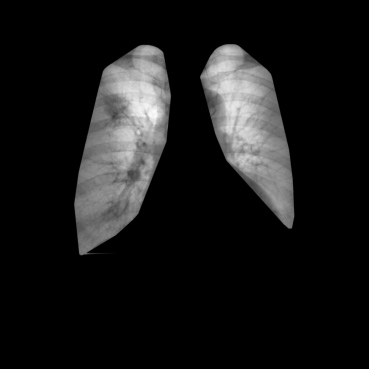
#> input picture nodule_segmentation/data_png/train/imagen_010.png, 369 x 369 px, found by its file name
$ python func_segmentar.py
#> lines starting #> are read from the running program, lines starting #| are printed output that depends on the picture; after the words box and inside, x2 and y2 are one past the last pixel; in counts of white or black regions, pixels touching at a corner belong together
#> further down, imagen_8bits is the input picture: shape (369, 369); min 0, max 251, mean 24.3
import cv2
import numpy as np
import matplotlib.pyplot as plt
from skimage.restoration import denoise_tv_chambolle
from skimage.filters import threshold_otsu
from skimage.morphology import binary_erosion, disk
from skimage.segmentation import clear_border
from skimage.measure import label, regionprops, find_contours
from skimage.draw import polygon

def segmentar_imagen(imagen_8bits):
    # Crear el objeto CLAHE con los parámetros deseados
    clahe = cv2.createCLAHE(clipLimit=4.0, tileGridSize=(8, 8))

    # Aplicar CLAHE a la imagen
    clahe_img = clahe.apply(imagen_8bits)

    # Aplicar TV denoising a la imagen
    tv_denoised_img = denoise_tv_chambolle(clahe_img, weight=2)
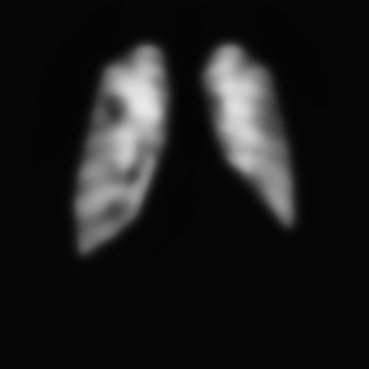
#> tv_denoised_img: shape (369, 369) float64; min 0.0157, max 0.917, mean 0.108

    # Calcular el umbral de Otsu
    otsu_threshold = threshold_otsu(tv_denoised_img)
#> otsu_threshold = 0.292

    # Binarizar la imagen usando el umbral de Otsu
    binary_img = tv_denoised_img > otsu_threshold
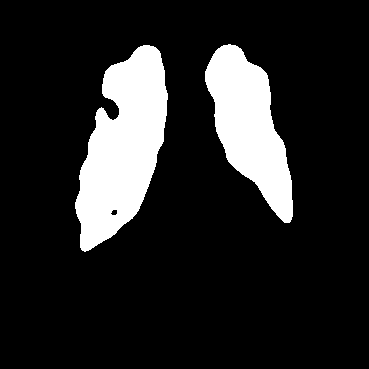
#> binary_img: shape (369, 369) bool; 14.7% white; 2 white regions, box (x1, y1, x2, y2) and area: (75, 45, 168, 252) 11708, (205, 44, 293, 223) 8374

    # Definir el tamaño del elemento estructurante para la erosión
    radius = 2  # Puedes ajustar este valor según tus necesidades

    # Crear el elemento estructurante para la erosión
    selem = disk(radius)

    # Aplicar la operación de erosión a la imagen binarizada
    eroded_img = binary_erosion(binary_img, selem)
#> eroded_img: shape (369, 369) bool; 13.4% white; 2 white regions, box (x1, y1, x2, y2) and area: (77, 47, 166, 250) 10696, (207, 46, 291, 221) 7602

    # Restar las imágenes binarias
    subtracted_img = np.logical_xor(binary_img, eroded_img)
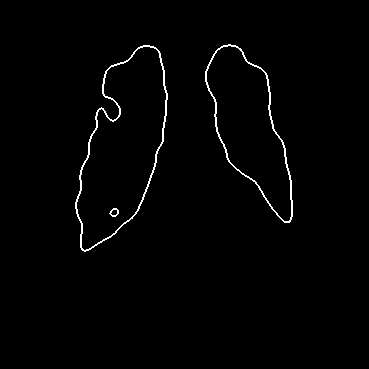
#> subtracted_img: shape (369, 369) bool; 1.3% white in thin lines or dots, all inside (x1, y1, x2, y2) = (75, 44, 293, 252)

    # Mostrar la imagen resultante
    plt.imshow(subtracted_img, cmap='gray')
    plt.title('Resultado de la resta')
    plt.axis('off')
    plt.show()

    # Eliminar las regiones conectadas al borde de la imagen
    cleaned_subtracted_img = clear_border(subtracted_img)

    # Mostrar la imagen después de la limpieza de bordes
    plt.imshow(cleaned_subtracted_img, cmap='gray')
    plt.title('Imagen después de la limpieza de bordes')
    plt.axis('off')
    plt.show()


    # Etiquetar las regiones en la imagen limpiada
    labeled_img, num_labels = label(cleaned_subtracted_img, connectivity=1, return_num=True)
#> labeled_img: shape (369, 369) int32; 4 distinct labels, from 0 to 3
#> num_labels = 3

    # Mostrar el número de etiquetas encontradas
    print(f"Número de etiquetas encontradas: {num_labels}")
#| Número de etiquetas encontradas: 3
    # [13 lines of commented-out code are left out]
    lung_borders = cleaned_subtracted_img
    # Verificar si se encontraron bordes de los pulmones
    if not np.any(lung_borders):
        print("No se encontraron bordes de los pulmones.")
        return

    # Etiquetar las regiones en la imagen de los bordes de los pulmones
    labeled_lung_borders, num_labels = label(lung_borders, connectivity=1, return_num=True)

    # Calcular el área de cada región etiquetada
    region_areas = [region.area for region in regionprops(labeled_lung_borders)]
#> region_areas = [772, 972, 40]

    # Obtener los índices de las dos regiones más grandes
    largest_indices = np.argsort(region_areas)[-2:]
#> largest_indices = [0, 1]

    # Crear una nueva imagen que contenga solo las dos regiones más grandes
    largest_lung_borders = np.zeros_like(lung_borders, dtype=bool)
    for idx in largest_indices:
        largest_lung_borders |= labeled_lung_borders == idx + 1
#> this loop made 2 passes
#> pass 2, in segmentar_imagen, `largest_lung_borders |= labeled_lung_borders == idx + 1`:
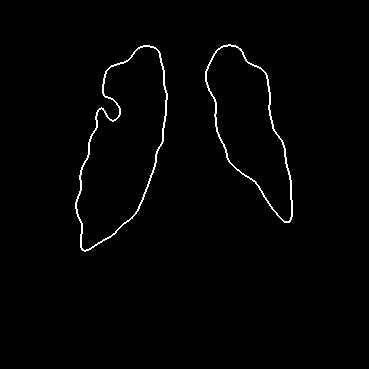
#> largest_lung_borders: shape (369, 369) bool; 1.3% white in thin lines or dots, all inside (x1, y1, x2, y2) = (75, 44, 293, 252)

    # Mostrar los dos bordes principales de los pulmones
    plt.imshow(largest_lung_borders, cmap='gray')
    plt.title('Dos bordes principales de los pulmones')
    plt.axis('off')
    plt.show()

    # Encontrar los contornos dentro de los bordes de los pulmones
    contours = find_contours(largest_lung_borders, 0.5)
#> contours = 4 point arrays, longest 667 points

    # Crear una nueva imagen en blanco para dibujar los contornos suavizados y los convex hulls
    smoothed_contour_img = np.zeros_like(largest_lung_borders, dtype=np.uint8)
    convex_hull_img = np.zeros_like(largest_lung_borders, dtype=np.uint8)

    # Aproximar los contornos para suavizarlos y convertirlos a un formato adecuado
    smooth_contours = [np.squeeze(cv2.approxPolyDP(contour.astype(np.int32), 0.5, True)) for contour in contours]
#> smooth_contours = 4 items

    # Inicializar una lista para almacenar las coordenadas giradas de los convex hulls
    convex_hull_points = []

    # Dibujar los contornos suavizados y calcular los convex hulls para cada pulmón
    for contour in smooth_contours:
        contour = contour.astype(int)  # Asegurarse de que los valores sean enteros

        # Calcular el convex hull y dibujarlo
        convex_hull = cv2.convexHull(contour, clockwise=False)

        # Girar los puntos del convex hull 90 grados hacia el otro lado
        convex_hull[:, 0, 0], convex_hull[:, 0, 1] = convex_hull[:, 0, 1], convex_hull[:, 0, 0].copy()
        convex_hull[:, 0, 0] = convex_hull_img.shape[1] - convex_hull[:, 0, 0] - 1

        # Almacenar las coordenadas giradas del convex hull
        convex_hull_points.append(convex_hull[:, 0])

        # Dibujar el contorno suavizado
        rr, cc = polygon(contour[:, 0], contour[:, 1], smoothed_contour_img.shape)
        smoothed_contour_img[rr, cc] = 1
#> this loop made 4 passes
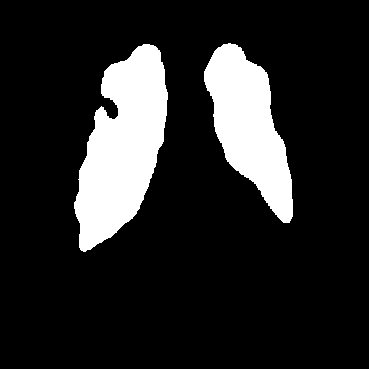
#> smoothed_contour_img: shape (369, 369); values 0 (black) and 1 (white), 15.1% white; 2 white regions, box (x1, y1, x2, y2) and area: (74, 44, 168, 252) 11929, (204, 43, 293, 223) 8586
#> after the loop, convex_hull_points = 4 items

    # Crear una máscara combinada de todos los convex hulls girados
    convex_hull_mask = np.zeros_like(convex_hull_img, dtype=bool)
    for points in convex_hull_points:
        rr, cc = polygon(points[:, 1], points[:, 0], convex_hull_mask.shape)
        convex_hull_mask[rr, cc] = True
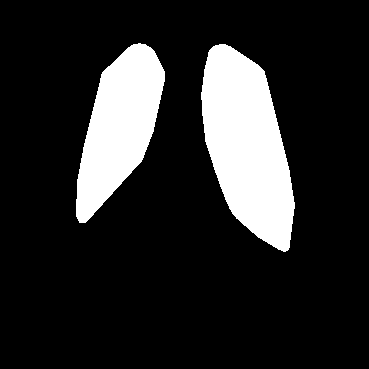
#> convex_hull_mask: shape (369, 369) bool; 16% white; 2 white regions, box (x1, y1, x2, y2) and area: (201, 44, 295, 252) 12652, (76, 43, 165, 223) 9146

    # Espejar los convex hulls a lo largo del eje y
    convex_hull_mask = np.flipud(convex_hull_mask)
#> convex_hull_mask: shape (369, 369) bool; 16% white; 2 white regions, box (x1, y1, x2, y2) and area: (201, 117, 295, 325) 12652, (76, 146, 165, 326) 9146

    # Girar los convex hulls 180 grados hacia el otro lado
    convex_hull_mask = np.rot90(convex_hull_mask, 2)
#> convex_hull_mask: shape (369, 369) bool; 16% white; 2 white regions, box (x1, y1, x2, y2) and area: (74, 44, 168, 252) 12652, (204, 43, 293, 223) 9146

    # Crear una nueva imagen para mostrar los valores originales dentro de los convex hulls girados
    convex_hull_values_rotated_img = np.zeros_like(clahe_img)

    # Iterar sobre los convex hulls girados
    for points in convex_hull_points:
        # Espejar los puntos a lo largo del eje y
        points_flipped = np.flipud(points)

        # Crear una máscara para la región dentro del convex hull girado
        mask = np.zeros_like(clahe_img, dtype=np.uint8)
        cv2.fillConvexPoly(mask, np.concatenate([points, points_flipped]), 1)

        # Espejar la máscara a lo largo del eje y
        mask = np.flipud(mask)

        # Girar la máscara 180 grados
        mask = np.rot90(mask, 2)

        # Copiar los valores originales de la imagen dentro del convex hull girado a la imagen de salida
        convex_hull_values_rotated_img[mask.astype(bool)] = clahe_img[mask.astype(bool)]
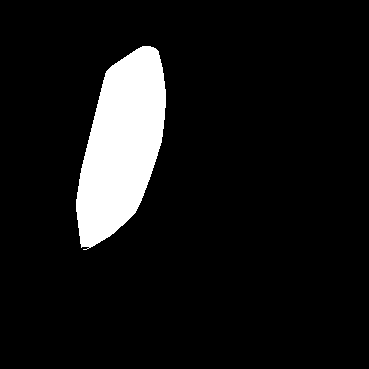
#> mask: shape (369, 369); values 0 (black) and 1 (white), 8.8% white; 1 white region, box (x1, y1, x2, y2) and area: (76, 46, 166, 250) 11927

    # Mostrar los contornos suavizados y los convex hulls
    fig, axes = plt.subplots(1, 2, figsize=(12, 6))
    axes[0].imshow(smoothed_contour_img, cmap='gray')
    axes[0].set_title('Contornos suavizados')
    axes[0].axis('off')
    axes[1].imshow(convex_hull_values_rotated_img, cmap='gray')
    axes[1].set_title('Valores originales dentro de los convex hulls girados y espejados')
    axes[1].axis('off')
    plt.show()

imagen_path = 'C:\\Users\\Beatriz\\Desktop\\UPIBI\\ITBA_PIB\\interfaz\\proyecto_PIB\\xrays sin segmentar PNG\\imagen_010.png'  # Reemplaza con la ruta de tu imagen

imagen_8bits = cv2.imread(imagen_path, cv2.IMREAD_GRAYSCALE)

segmentar_imagen(imagen_8bits)

$ run again, with nodule_segmentation/data_png/train/imagen_002.png copied over nodule_segmentation/data_png/train/imagen_010.png
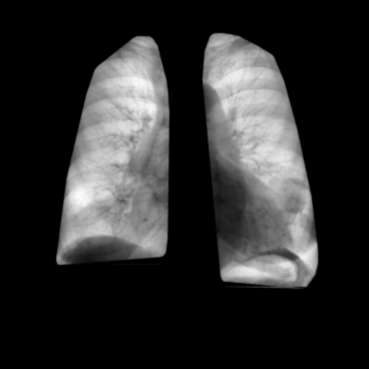
#> input picture nodule_segmentation/data_png/train/imagen_002.png, 369 x 369 px, found by its file name
#> imagen_8bits is the input picture: shape (369, 369); min 0, max 252, mean 45.6
#> otsu_threshold = 0.305
#> binary_img: shape (369, 369) bool; 25.9% white; 2 white regions, box (x1, y1, x2, y2) and area: (206, 34, 318, 286) 18020, (58, 37, 168, 262) 17266
#> eroded_img: shape (369, 369) bool; 24.1% white; 2 white regions, box (x1, y1, x2, y2) and area: (208, 36, 316, 284) 16757, (60, 39, 166, 260) 16045
#> subtracted_img: shape (369, 369) bool; 1.8% white in thin lines or dots, all inside (x1, y1, x2, y2) = (58, 34, 318, 286)
#> labeled_img: shape (369, 369) int32; 4 distinct labels, from 0 to 3
#> num_labels = 3
#| Número de etiquetas encontradas: 3
#> region_areas = [1263, 1119, 102]
#> largest_indices = [1, 0]
#> the loop in segmentar_imagen, `for idx in largest_indices:` made 2 passes
#> idx on pass 2: 0
#> contours = 4 point arrays, longest 815 points
#> smooth_contours = 4 items
#> the loop in segmentar_imagen, `for contour in smooth_contours:` made 4 passes
#> after the loop in segmentar_imagen, `for contour in smooth_contours:`:
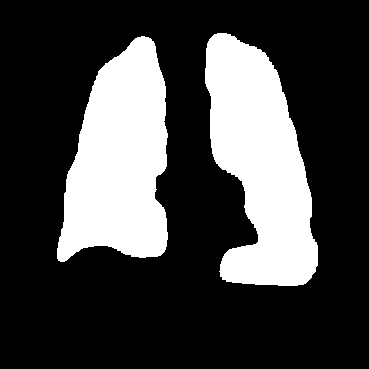
#> smoothed_contour_img: shape (369, 369); values 0 (black) and 1 (white), 26.5% white; 2 white regions, box (x1, y1, x2, y2) and area: (205, 33, 318, 286) 18344, (57, 36, 168, 262) 17680
#> the loop in segmentar_imagen, `for points in convex_hull_points:` made 4 passes
#> after the loop in segmentar_imagen, `for points in convex_hull_points:`:
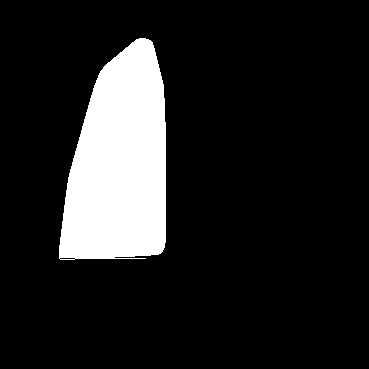
#> mask: shape (369, 369); values 0 (black) and 1 (white), 13.4% white; 1 white region, box (x1, y1, x2, y2) and area: (59, 38, 166, 260) 18185

$ run again, with nodule_segmentation/data_png/train/imagen_018.png copied over nodule_segmentation/data_png/train/imagen_010.png
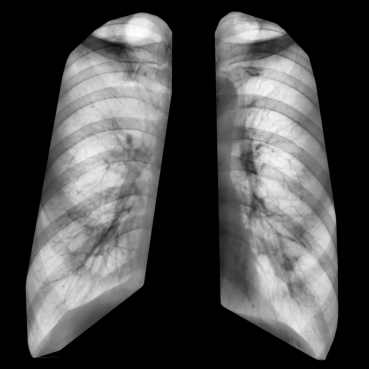
#> input picture nodule_segmentation/data_png/train/imagen_018.png, 369 x 369 px, found by its file name
#> imagen_8bits is the input picture: shape (369, 369); min 0, max 254, mean 75.1
#> otsu_threshold = 0.319
#> binary_img: shape (369, 369) bool; 41% white; 2 white regions, box (x1, y1, x2, y2) and area: (27, 13, 170, 354) 28752, (218, 13, 336, 358) 27057
#> eroded_img: shape (369, 369) bool; 37.9% white; 2 white regions, box (x1, y1, x2, y2) and area: (29, 15, 168, 352) 26678, (220, 15, 334, 356) 24896
#> subtracted_img: shape (369, 369) bool; 3.1% white in thin lines or dots, all inside (x1, y1, x2, y2) = (27, 13, 336, 358)
#> labeled_img: shape (369, 369) int32; 10 distinct labels, from 0 to 9
#> num_labels = 9
#| Número de etiquetas encontradas: 9
#> region_areas = [1710, 1937, 100, 58, 38, 226, 84, 28, 54]
#> largest_indices = [0, 1]
#> the loop in segmentar_imagen, `for idx in largest_indices:` made 2 passes
#> contours = 5 point arrays, longest 1281 points
#> smooth_contours = 5 items
#> the loop in segmentar_imagen, `for contour in smooth_contours:` made 5 passes
#> after the loop in segmentar_imagen, `for contour in smooth_contours:`:
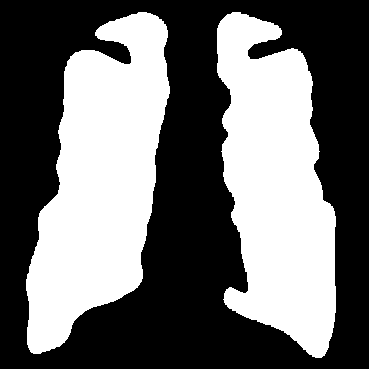
#> smoothed_contour_img: shape (369, 369); values 0 (black) and 1 (white), 42.8% white; 2 white regions, box (x1, y1, x2, y2) and area: (26, 12, 170, 354) 30068, (217, 12, 336, 358) 28213
#> the loop in segmentar_imagen, `for points in convex_hull_points:` made 5 passes
#> after the loop in segmentar_imagen, `for points in convex_hull_points:`:
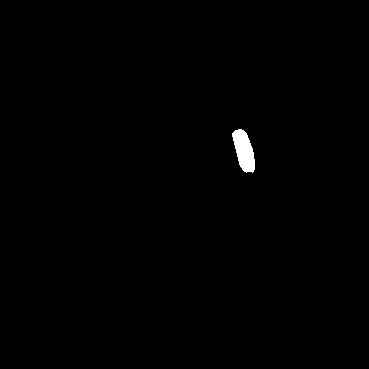
#> mask: shape (369, 369); values 0 (black) and 1 (white), 0.48% white; 1 white region, box (x1, y1, x2, y2) and area: (232, 129, 255, 173) 657
